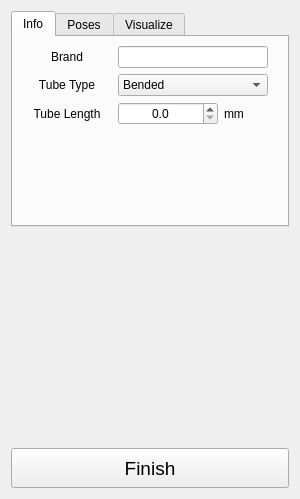
<?xml version="1.0" encoding="UTF-8"?>
<ui version="4.0">
 <class>TaskBoxTorchToolSetupPanel</class>
 <widget class="QWidget" name="TaskBoxTorchToolSetupPanel">
  <property name="geometry">
   <rect>
    <x>0</x>
    <y>0</y>
    <width>300</width>
    <height>499</height>
   </rect>
  </property>
  <property name="minimumSize">
   <size>
    <width>300</width>
    <height>0</height>
   </size>
  </property>
  <property name="maximumSize">
   <size>
    <width>16777215</width>
    <height>16777215</height>
   </size>
  </property>
  <property name="windowTitle">
   <string>Form</string>
  </property>
  <layout class="QVBoxLayout" name="verticalLayout">
   <item>
    <widget class="QTabWidget" name="tabWidget_EditPanel">
     <property name="currentIndex">
      <number>0</number>
     </property>
     <widget class="QWidget" name="tab_Info">
      <attribute name="title">
       <string>Info</string>
      </attribute>
      <layout class="QVBoxLayout" name="verticalLayout_3">
       <item>
        <layout class="QHBoxLayout" name="horizontalLayout_3">
         <item>
          <widget class="QLabel" name="label_2">
           <property name="minimumSize">
            <size>
             <width>90</width>
             <height>0</height>
            </size>
           </property>
           <property name="text">
            <string>Brand</string>
           </property>
           <property name="alignment">
            <set>Qt::AlignCenter</set>
           </property>
          </widget>
         </item>
         <item>
          <widget class="QLineEdit" name="lineEdit_brand">
           <property name="minimumSize">
            <size>
             <width>150</width>
             <height>0</height>
            </size>
           </property>
           <property name="maximumSize">
            <size>
             <width>16777215</width>
             <height>16777215</height>
            </size>
           </property>
          </widget>
         </item>
         <item>
          <spacer name="horizontalSpacer">
           <property name="orientation">
            <enum>Qt::Horizontal</enum>
           </property>
           <property name="sizeHint" stdset="0">
            <size>
             <width>40</width>
             <height>20</height>
            </size>
           </property>
          </spacer>
         </item>
        </layout>
       </item>
       <item>
        <layout class="QHBoxLayout" name="horizontalLayout_5">
         <item>
          <widget class="QLabel" name="label_3">
           <property name="minimumSize">
            <size>
             <width>90</width>
             <height>0</height>
            </size>
           </property>
           <property name="text">
            <string>Tube Type</string>
           </property>
           <property name="alignment">
            <set>Qt::AlignCenter</set>
           </property>
          </widget>
         </item>
         <item>
          <widget class="QComboBox" name="comboBox_tubeType">
           <property name="minimumSize">
            <size>
             <width>150</width>
             <height>0</height>
            </size>
           </property>
           <property name="maximumSize">
            <size>
             <width>180</width>
             <height>16777215</height>
            </size>
           </property>
           <item>
            <property name="text">
             <string>Bended</string>
            </property>
           </item>
           <item>
            <property name="text">
             <string>Straight</string>
            </property>
           </item>
          </widget>
         </item>
         <item>
          <spacer name="horizontalSpacer_2">
           <property name="orientation">
            <enum>Qt::Horizontal</enum>
           </property>
           <property name="sizeHint" stdset="0">
            <size>
             <width>40</width>
             <height>20</height>
            </size>
           </property>
          </spacer>
         </item>
        </layout>
       </item>
       <item>
        <layout class="QHBoxLayout" name="horizontalLayout_6">
         <item>
          <widget class="QLabel" name="label_4">
           <property name="minimumSize">
            <size>
             <width>90</width>
             <height>0</height>
            </size>
           </property>
           <property name="maximumSize">
            <size>
             <width>90</width>
             <height>16777215</height>
            </size>
           </property>
           <property name="text">
            <string>Tube Length</string>
           </property>
           <property name="alignment">
            <set>Qt::AlignCenter</set>
           </property>
          </widget>
         </item>
         <item>
          <widget class="QDoubleSpinBox" name="doubleSpinBox_tubeLength">
           <property name="minimumSize">
            <size>
             <width>100</width>
             <height>0</height>
            </size>
           </property>
           <property name="alignment">
            <set>Qt::AlignCenter</set>
           </property>
           <property name="decimals">
            <number>1</number>
           </property>
           <property name="maximum">
            <double>1000.000000000000000</double>
           </property>
           <property name="singleStep">
            <double>10.000000000000000</double>
           </property>
          </widget>
         </item>
         <item>
          <widget class="QLabel" name="label_5">
           <property name="text">
            <string>mm</string>
           </property>
          </widget>
         </item>
         <item>
          <spacer name="horizontalSpacer_3">
           <property name="orientation">
            <enum>Qt::Horizontal</enum>
           </property>
           <property name="sizeHint" stdset="0">
            <size>
             <width>40</width>
             <height>20</height>
            </size>
           </property>
          </spacer>
         </item>
        </layout>
       </item>
       <item>
        <spacer name="verticalSpacer_3">
         <property name="orientation">
          <enum>Qt::Vertical</enum>
         </property>
         <property name="sizeHint" stdset="0">
          <size>
           <width>20</width>
           <height>40</height>
          </size>
         </property>
        </spacer>
       </item>
      </layout>
     </widget>
     <widget class="QWidget" name="tab_Pose">
      <attribute name="title">
       <string>Poses</string>
      </attribute>
      <layout class="QVBoxLayout" name="verticalLayout_5">
       <item>
        <layout class="QHBoxLayout" name="horizontalLayout">
         <item>
          <widget class="QComboBox" name="comboBox_RobotList"/>
         </item>
         <item>
          <widget class="QPushButton" name="pushButton_Assemble">
           <property name="maximumSize">
            <size>
             <width>80</width>
             <height>16777215</height>
            </size>
           </property>
           <property name="text">
            <string>Install</string>
           </property>
          </widget>
         </item>
        </layout>
       </item>
       <item>
        <layout class="QHBoxLayout" name="horizontalLayout_2">
         <item>
          <widget class="QRadioButton" name="radioButton_Base">
           <property name="text">
            <string>Mount</string>
           </property>
           <property name="checked">
            <bool>true</bool>
           </property>
          </widget>
         </item>
         <item>
          <widget class="QRadioButton" name="radioButton_Tip">
           <property name="text">
            <string>Tip</string>
           </property>
          </widget>
         </item>
        </layout>
       </item>
       <item>
        <layout class="QHBoxLayout" name="horizontalLayout_7">
         <item>
          <widget class="QLabel" name="label_6">
           <property name="text">
            <string>Face:</string>
           </property>
          </widget>
         </item>
         <item>
          <widget class="QPushButton" name="pushButton_CalcCenter">
           <property name="minimumSize">
            <size>
             <width>0</width>
             <height>0</height>
            </size>
           </property>
           <property name="maximumSize">
            <size>
             <width>100</width>
             <height>16777215</height>
            </size>
           </property>
           <property name="text">
            <string>To Center</string>
           </property>
          </widget>
         </item>
        </layout>
       </item>
       <item>
        <layout class="QGridLayout" name="gridLayout_4">
         <item row="0" column="3">
          <widget class="QDoubleSpinBox" name="doubleSpinBox_Torch_rX">
           <property name="maximumSize">
            <size>
             <width>80</width>
             <height>16777215</height>
            </size>
           </property>
           <property name="alignment">
            <set>Qt::AlignCenter</set>
           </property>
           <property name="decimals">
            <number>1</number>
           </property>
           <property name="minimum">
            <double>-180.000000000000000</double>
           </property>
           <property name="maximum">
            <double>180.000000000000000</double>
           </property>
           <property name="singleStep">
            <double>0.500000000000000</double>
           </property>
          </widget>
         </item>
         <item row="0" column="0">
          <widget class="QLabel" name="label_13">
           <property name="maximumSize">
            <size>
             <width>15</width>
             <height>16777215</height>
            </size>
           </property>
           <property name="text">
            <string>X</string>
           </property>
          </widget>
         </item>
         <item row="0" column="2">
          <widget class="QLabel" name="label_10">
           <property name="maximumSize">
            <size>
             <width>15</width>
             <height>16777215</height>
            </size>
           </property>
           <property name="text">
            <string>rX</string>
           </property>
           <property name="alignment">
            <set>Qt::AlignCenter</set>
           </property>
          </widget>
         </item>
         <item row="1" column="0">
          <widget class="QLabel" name="label_14">
           <property name="maximumSize">
            <size>
             <width>15</width>
             <height>16777215</height>
            </size>
           </property>
           <property name="text">
            <string>Y</string>
           </property>
          </widget>
         </item>
         <item row="0" column="1">
          <widget class="QDoubleSpinBox" name="doubleSpinBox_Torch_tX">
           <property name="maximumSize">
            <size>
             <width>80</width>
             <height>16777215</height>
            </size>
           </property>
           <property name="alignment">
            <set>Qt::AlignCenter</set>
           </property>
           <property name="decimals">
            <number>1</number>
           </property>
           <property name="minimum">
            <double>-9999.000000000000000</double>
           </property>
           <property name="maximum">
            <double>9999.000000000000000</double>
           </property>
          </widget>
         </item>
         <item row="1" column="1">
          <widget class="QDoubleSpinBox" name="doubleSpinBox_Torch_tY">
           <property name="maximumSize">
            <size>
             <width>80</width>
             <height>16777215</height>
            </size>
           </property>
           <property name="alignment">
            <set>Qt::AlignCenter</set>
           </property>
           <property name="decimals">
            <number>1</number>
           </property>
           <property name="minimum">
            <double>-9999.000000000000000</double>
           </property>
           <property name="maximum">
            <double>9999.000000000000000</double>
           </property>
          </widget>
         </item>
         <item row="1" column="2">
          <widget class="QLabel" name="label_12">
           <property name="maximumSize">
            <size>
             <width>80</width>
             <height>16777215</height>
            </size>
           </property>
           <property name="text">
            <string>rY</string>
           </property>
           <property name="alignment">
            <set>Qt::AlignCenter</set>
           </property>
          </widget>
         </item>
         <item row="1" column="3">
          <widget class="QDoubleSpinBox" name="doubleSpinBox_Torch_rY">
           <property name="maximumSize">
            <size>
             <width>80</width>
             <height>16777215</height>
            </size>
           </property>
           <property name="alignment">
            <set>Qt::AlignCenter</set>
           </property>
           <property name="decimals">
            <number>1</number>
           </property>
           <property name="minimum">
            <double>-180.000000000000000</double>
           </property>
           <property name="maximum">
            <double>180.000000000000000</double>
           </property>
           <property name="singleStep">
            <double>0.500000000000000</double>
           </property>
          </widget>
         </item>
         <item row="2" column="0">
          <widget class="QLabel" name="label_11">
           <property name="maximumSize">
            <size>
             <width>15</width>
             <height>16777215</height>
            </size>
           </property>
           <property name="text">
            <string>Z</string>
           </property>
          </widget>
         </item>
         <item row="2" column="1">
          <widget class="QDoubleSpinBox" name="doubleSpinBox_Torch_tZ">
           <property name="maximumSize">
            <size>
             <width>80</width>
             <height>16777215</height>
            </size>
           </property>
           <property name="alignment">
            <set>Qt::AlignCenter</set>
           </property>
           <property name="decimals">
            <number>1</number>
           </property>
           <property name="minimum">
            <double>-9999.000000000000000</double>
           </property>
           <property name="maximum">
            <double>9999.000000000000000</double>
           </property>
          </widget>
         </item>
         <item row="2" column="2">
          <widget class="QLabel" name="label_15">
           <property name="maximumSize">
            <size>
             <width>80</width>
             <height>16777215</height>
            </size>
           </property>
           <property name="text">
            <string>rZ</string>
           </property>
           <property name="alignment">
            <set>Qt::AlignCenter</set>
           </property>
          </widget>
         </item>
         <item row="2" column="3">
          <widget class="QDoubleSpinBox" name="doubleSpinBox_Torch_rZ">
           <property name="maximumSize">
            <size>
             <width>80</width>
             <height>16777215</height>
            </size>
           </property>
           <property name="alignment">
            <set>Qt::AlignCenter</set>
           </property>
           <property name="decimals">
            <number>1</number>
           </property>
           <property name="minimum">
            <double>-180.000000000000000</double>
           </property>
           <property name="maximum">
            <double>180.000000000000000</double>
           </property>
           <property name="singleStep">
            <double>0.500000000000000</double>
           </property>
          </widget>
         </item>
        </layout>
       </item>
      </layout>
     </widget>
     <widget class="QWidget" name="tab_Visual">
      <attribute name="title">
       <string>Visualize</string>
      </attribute>
      <layout class="QVBoxLayout" name="verticalLayout_2">
       <item>
        <layout class="QHBoxLayout" name="horizontalLayout_4">
         <item>
          <widget class="QLabel" name="label">
           <property name="text">
            <string>Spark Size</string>
           </property>
          </widget>
         </item>
         <item>
          <widget class="QDoubleSpinBox" name="doubleSpinBox">
           <property name="maximum">
            <double>100.000000000000000</double>
           </property>
           <property name="value">
            <double>2.000000000000000</double>
           </property>
          </widget>
         </item>
        </layout>
       </item>
       <item>
        <spacer name="verticalSpacer_2">
         <property name="orientation">
          <enum>Qt::Vertical</enum>
         </property>
         <property name="sizeHint" stdset="0">
          <size>
           <width>20</width>
           <height>40</height>
          </size>
         </property>
        </spacer>
       </item>
       <item>
        <widget class="QPushButton" name="pushButton_sparkOn">
         <property name="text">
          <string>Spark On</string>
         </property>
        </widget>
       </item>
      </layout>
     </widget>
    </widget>
   </item>
   <item>
    <spacer name="verticalSpacer">
     <property name="orientation">
      <enum>Qt::Vertical</enum>
     </property>
     <property name="sizeHint" stdset="0">
      <size>
       <width>20</width>
       <height>40</height>
      </size>
     </property>
    </spacer>
   </item>
   <item>
    <widget class="QPushButton" name="pushButton_finishSetup">
     <property name="minimumSize">
      <size>
       <width>0</width>
       <height>40</height>
      </size>
     </property>
     <property name="font">
      <font>
       <pointsize>14</pointsize>
      </font>
     </property>
     <property name="text">
      <string>Finish</string>
     </property>
    </widget>
   </item>
  </layout>
 </widget>
 <resources/>
 <connections/>
</ui>
